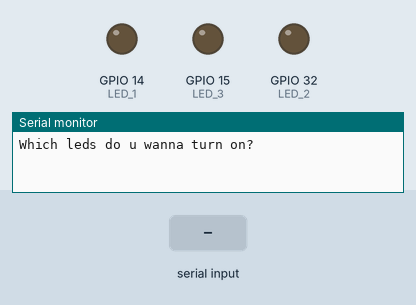
Simulated run of this sketch. Board: ESP32. On the bench: output pins drawn as LEDs (lit = HIGH), the last lines printed to the serial monitor. Inputs (shaded band) come from the test bench.

Above: at 1.2 s.
1.3 s: "1" received over Serial
At 3.3 s:
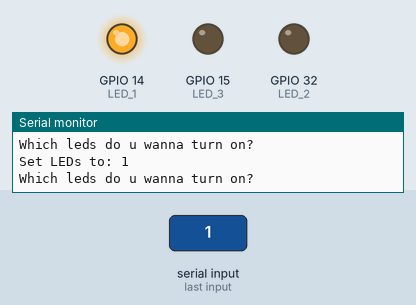
3.8 s: "0" received over Serial
At 5.1 s:
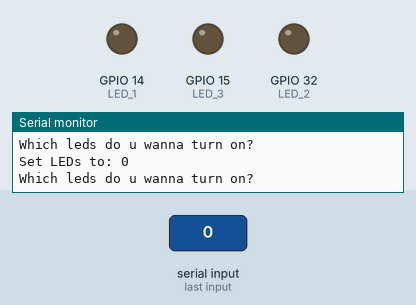
Timing chart, 0 to 6.8 s (numbered marks = the images above; inputs shaded):
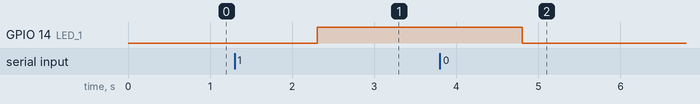

Measured:
- after the input at 1.3 s, GPIO 14 (LED_1): LOW → HIGH after 1.0 s
- after the input at 3.8 s, GPIO 14 (LED_1): HIGH → LOW after 1.0 s

The sketch:

lab_1_leds.ino
```cpp
/* Lab 1 LED Code: prompts the user via serial to input which pins they would like to turn on.
   For example, 011 turns on LEDs 2 and 3, 101 turns on LEDs 1 and 3. */

#define LED_1 14
#define LED_2 32
#define LED_3 15

void setup() {
  Serial.begin(115200);
  pinMode(LED_1, OUTPUT);
  pinMode(LED_2, OUTPUT);
  pinMode(LED_3, OUTPUT);
}

void loop() {
  Serial.println("Which leds do u wanna turn on?");

  while (Serial.available() == 0) {
    delay(10);
  }

  String input = Serial.readString();

  digitalWrite(LED_1, input[0] == '1' ? HIGH : LOW);
  digitalWrite(LED_2, input[1] == '1' ? HIGH : LOW);
  digitalWrite(LED_3, input[2] == '1' ? HIGH : LOW);

  Serial.print("Set LEDs to: ");
  Serial.println(input);
}
```
